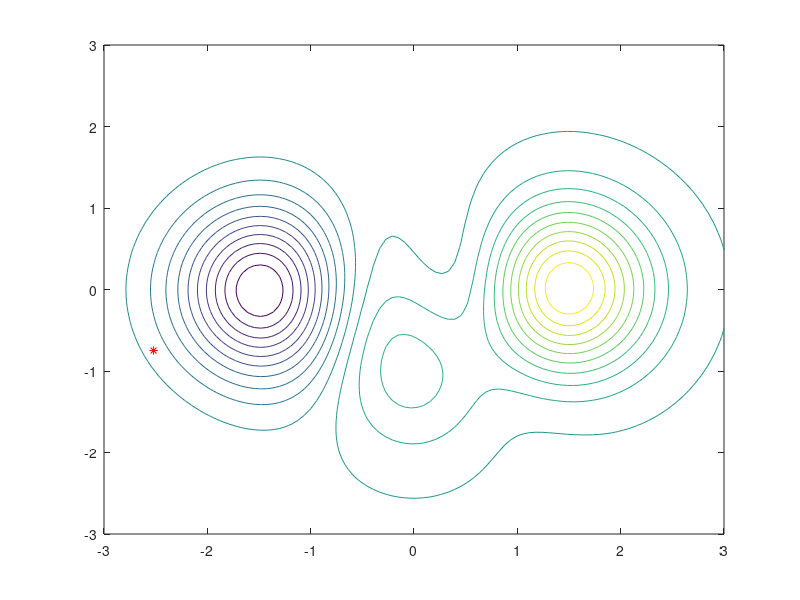

The MATLAB source for this figure: (Note: this script raises an error after producing the figure.)
% Function Definition

a = 3;
b = 10;

% f1xy = @(x, y)	a.*(1-x.^2).*exp(-x.^2 - (1 + y).^2);
% f2xy = @(x, y)	-b.*(x./5 - x.^3 - x.^5).*exp(-x.^2 - y.^2);
% f3xy = @(x, y)	(-1/3)*exp(-(x + 1).^2 - y.^2);

% ftxy = f1xy(x, y) + f2xy(x, y) + f3xy(x, y);

% xy_max = [3 3];
% xy_min = [-3 -3];

%

ftxy = @(x, y)	a.*(1-x.^2).*exp(-x.^2 - (1 + y).^2) -b.*(x./5 - x.^3 - x.^5).*exp(-x.^2 - y.^2) + (-1/3)*exp(-(x + 1).^2 - y.^2);

% Function Limits

x = linspace(-3, 3, 100);
y = linspace(-3, 3, 100);

% Rectangular Grid (Cartesian Coordinate System)

[X, Y] = meshgrid(x, y);

ftXY = ftxy(X, Y);

contour(X, Y, ftXY, 20)

%

x_min = -3;
x_max = 3;
y_min = -3;
y_max = 3;

% Increment Limits

min_sum = -0.03;
max_sum = 0.03;

% Random Coordenates

x = (x_max - x_min)*rand + x_min;
y = (y_max - y_min)*rand + y_min;

hold on
plot(x, y, 'r*')

% Initialize Values and Variables

maxiterations = 1000;

temperature = 90;

increment = 10; % iterations per temperature value, second "while"

alpha = 0.94; % lowering temperature factor

old_ftxy = 0;
new_ftxy = 0;

% Internal and External Cycles

externalcycle = 0;
internalcycle = 0;

%

external_temperature = zeros(maxiterations, 1);

external_probability = zeros(increment ,1);

% ftxy(x+1) - ftxy(x)

internal_probability = zeros(increment*maxiterations, 1);
difference = zeros(increment*maxiterations, 1);

% Function Value by Iterations

ftxy_by_iterations = zeros(increment*maxiterations, 1);

% First x and y

ftxy_by_iterations(1) = ftxy(x, y);

% Temperature Initialization

external_temperature(1) = temperature;

%

best_x = x;
best_y = y;

%

k = 1; % Iterations Count

while externalcycle < maxiterations

    internalcycle = 1;

    while(internalcycle <= increment)
        new_x = (max_sum - min_sum)*rand + min_sum + x;
        new_y = (max_sum - min_sum)*rand + min_sum + y;
        
        % Check Limits

        if new_x > x_max
            new_x = x_max;
        end
        if new_y > y_max
            new_y = y_max;
        end
        if new_x < x_min
            new_x = x_min;
        end
        if new_y < y_min
            new_y = y_min;
        end
        
        old_ftxy = ftxy(x, y);
        new_ftxy =  ftxy(new_x, new_y);

        % Check Best for Every Iteration

        if(ftxy(best_x, best_y) < new_ftxy)
            best_x = new_x;
            best_y = new_y;
        end

        difference(k) = new_ftxy - old_ftxy;

        internal_probability(k) = ProbabilityFunction(difference(k), temperature);

        %

        ftxy_by_iterations(k) = new_ftxy;

        if difference(k) > 0
            x = new_x;
            y = new_y;
        end

        if rand() < internal_probability(k)
            x = new_x;
            y = new_y;
        end

        internalcycle = internalcycle + 1; % Internal Cycle

        plot(x, y, 'b.')

        k = k + 1;
    end

    %

    temperature = temperature*alpha;

    externalcycle = externalcycle + 1;

    external_temperature(externalcycle + 1) = temperature;
end

% Graphs

%

figure
plot(internal_probability, 'b')
title('Probability Per Iteration')
xlabel('Iterations')
ylabel('Probability')
%

figure
stairs(external_temperature, 'r') % plot(external_temperature, 'r')
title('Temperature Per Iterations')
xlabel('Iterations')
ylabel('Temperature')

%

fprintf('x -> %f\n', best_x)
fprintf('y -> %f\n', best_y)
